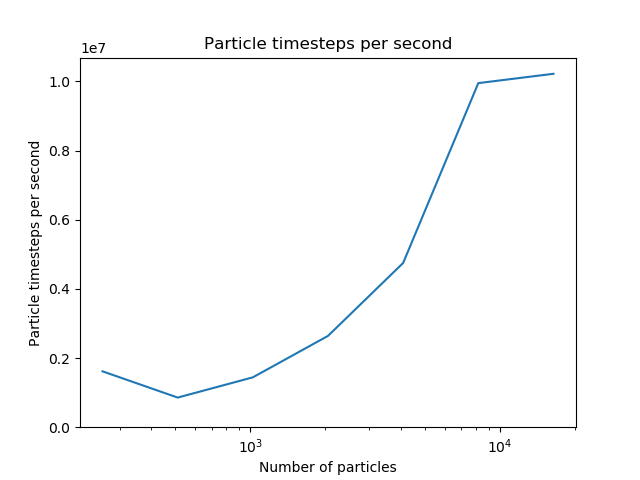

Here is the Python script that generated this plot:

import matplotlib
matplotlib.use("Agg")
import matplotlib.pyplot as plt
import pandas as pd

df = pd.read_json("timings.json", orient="records")
plt.semilogx(df["number of particles"],df["particle timesteps per second"])
plt.ylim(bottom=0)
plt.gca().set(
    title="Particle timesteps per second",
    xlabel="Number of particles",
    ylabel="Particle timesteps per second"
    )
plt.savefig("timings.png")
